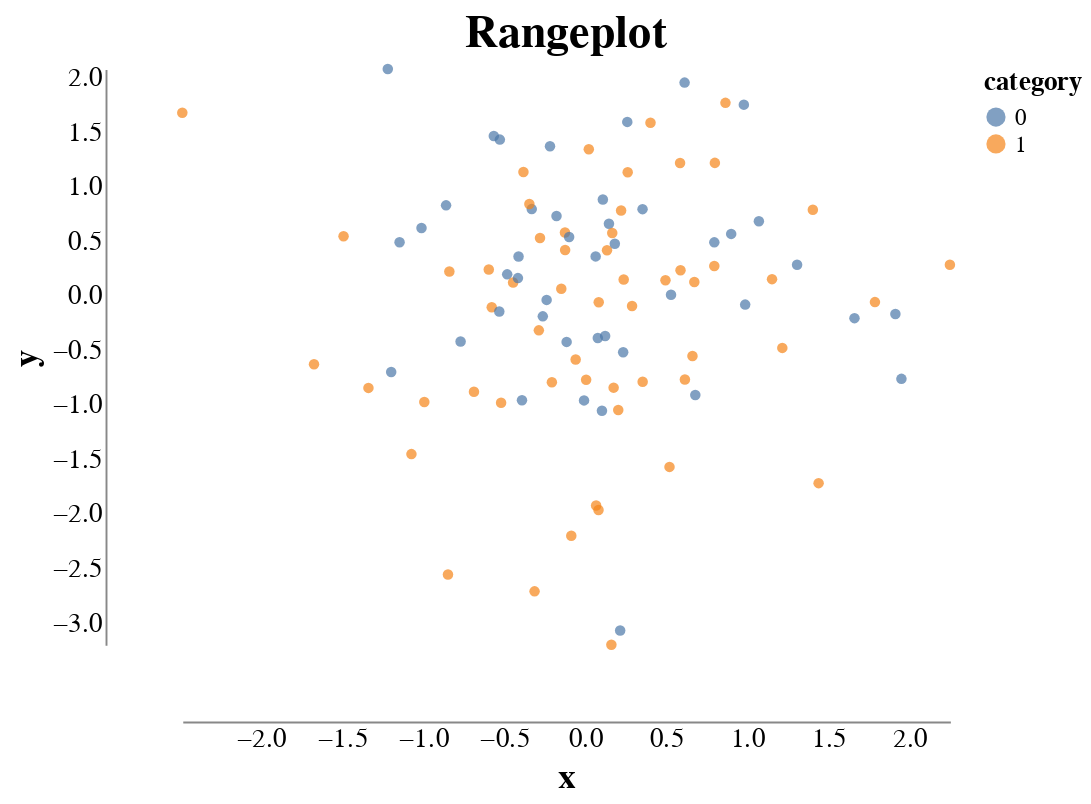

Notebook source saved alongside this figure:
### Markdown cell above
This was quite some styling for a single plot. 
To simplify this in the future, we can make our lives easier by

- Factoring out the min_max_scale.
- Creating a custom theme following Tufte's advice on style. In addition we'll use a font is similar to fonts he regularly uses.
- Setting a default size for plots (which can be overridden).

### Code cell
from altair import Chart, X, Y, Color, Scale, theme

@theme.register('tufte', enable=True)
def tufte():
    font = "Georgia"
    return {
        'config': {
            "title": {
                'font': font,
                'fontSize': 24
            },
            "background": None,
            'view': {
                'stroke': None,
                'height': 300,
                'width': 400,
            },
            'mark': {'filled': True,},
            'axis': {
                'labelFontSize': 14,
                'titleFontSize': 18,
                'offset': 40,
                'grid': False,
                'ticks': False,
                'labelFont': font,
                'titleFont': font
            },
            'legend': { 
                'titleFont': font,
                'labelFont': font,
                'titleFontSize': 14,
                'labelFontSize': 12
            },
            'scale': {
                'nice': False
            }
        }
    }

min_max_scale = lambda df, col: Scale(domain=[df[col].min(), df[col].max()])

Chart(df, title="Rangeplot").mark_point().encode(
    X('x', scale=min_max_scale(df, 'x')),
    Y('y', scale=min_max_scale(df, 'y')),
    color=Color('category:N'),
)

### Figure 1 — Vega-Lite specification as saved in the notebook (floating-point values rounded to 4 significant figures)
{"config": {"title": {"font": "Georgia", "fontSize": 24}, "background": null, "view": {"stroke": null, "height": 300, "width": 400}, "mark": {"filled": true}, "axis": {"labelFontSize": 14, "titleFontSize": 18, "offset": 40, "grid": false, "ticks": false, "labelFont": "Georgia", "titleFont": "Georgia"}, "legend": {"titleFont": "Georgia", "labelFont": "Georgia", "titleFontSize": 14, "labelFontSize": 12}, "scale": {"nice": false}}, "data": {"name": "data-96749828973b7d0cdeba878b3290d118"}, "mark": {"type": "point"}, "encoding": {"color": {"field": "category", "type": "nominal"}, "x": {"field": "x", "scale": {"domain": [-2.485, 2.25]}, "type": "quantitative"}, "y": {"field": "y", "scale": {"domain": [-3.2, 2.075]}, "type": "quantitative"}}, "title": "Rangeplot", "$schema": "https://vega.github.io/schema/vega-lite/v5.20.1.json", "datasets": {"data-96749828973b7d0cdeba878b3290d118": [{"x": 0.1346, "y": 0.4156, "category": 1}, {"x": -0.2171, "y": 1.369, "category": 0}, {"x": 0.5851, "y": 1.214, "category": 1}, {"x": 0.1753, "y": -0.8437, "category": 1}, {"x": 0.5294, "y": 0.007361, "category": 0}, {"x": -0.5638, "y": 1.462, "category": 0}, {"x": 0.109, "y": 0.8795, "category": 0}, {"x": 0.6149, "y": -0.7692, "category": 1}, {"x": 0.2214, "y": 0.7789, "category": 1}, {"x": 0.7964, "y": 0.4876, "category": 0}, {"x": 0.1827, "y": 0.4751, "category": 0}, {"x": -0.4812, "y": 0.1945, "category": 0}, {"x": 0.3537, "y": 0.7919, "category": 0}, {"x": -0.39, "y": -0.9585, "category": 0}, {"x": 0.8651, "y": 1.766, "category": 1}, {"x": 0.2621, "y": 1.13, "category": 1}, {"x": -0.7687, "y": -0.4215, "category": 0}, {"x": 1.661, "y": -0.2068, "category": 0}, {"x": -0.9924, "y": -0.9745, "category": 1}, {"x": 0.2374, "y": 0.1474, "category": 1}, {"x": 0.6791, "y": -0.9103, "category": 0}, {"x": 1.44, "y": -1.719, "category": 1}, {"x": 1.913, "y": -0.1681, "category": 0}, {"x": 0.9868, "y": -0.08281, "category": 0}, {"x": -0.2055, "y": -0.7946, "category": 1}, {"x": -0.381, "y": 1.132, "category": 1}, {"x": 0.06737, "y": -1.924, "category": 1}, {"x": -1.218, "y": 2.075, "category": 0}, {"x": 0.6617, "y": -0.5538, "category": 1}, {"x": -0.4446, "y": 0.1203, "category": 1}, {"x": 0.2156, "y": -3.069, "category": 0}, {"x": -0.1246, "y": 0.5783, "category": 1}, {"x": -0.415, "y": 0.16, "category": 0}, {"x": 1.071, "y": 0.6812, "category": 0}, {"x": -0.09913, "y": 0.5367, "category": 0}, {"x": 0.08219, "y": -1.964, "category": 1}, {"x": 1.152, "y": 0.1505, "category": 1}, {"x": 0.9005, "y": 0.5653, "category": 0}, {"x": -0.5765, "y": -0.1068, "category": 1}, {"x": -0.838, "y": 0.2213, "category": 1}, {"x": 1.787, "y": -0.05986, "category": 1}, {"x": -0.5266, "y": 1.429, "category": 0}, {"x": -2.485, "y": 1.676, "category": 1}, {"x": -1.337, "y": -0.846, "category": 1}, {"x": 0.1465, "y": 0.6583, "category": 0}, {"x": 0.2889, "y": -0.09582, "category": 1}, {"x": 0.1667, "y": 0.5727, "category": 1}, {"x": -1.491, "y": 0.5443, "category": 1}, {"x": -0.2787, "y": 0.5275, "category": 1}, {"x": 0.123, "y": -0.3698, "category": 0}, {"x": 0.6732, "y": 0.125, "category": 1}, {"x": -0.1238, "y": 0.4168, "category": 1}, {"x": 0.0222, "y": 1.342, "category": 1}, {"x": 0.4951, "y": 0.1406, "category": 1}, {"x": 0.07776, "y": -0.389, "category": 0}, {"x": 1.307, "y": 0.2823, "category": 0}, {"x": 0.2039, "y": -1.048, "category": 1}, {"x": 2.25, "y": 0.283, "category": 1}, {"x": -0.08576, "y": -2.2, "category": 1}, {"x": 1.951, "y": -0.7631, "category": 0}, {"x": 0.2596, "y": 1.591, "category": 0}, {"x": -0.53, "y": -0.1455, "category": 0}, {"x": -0.3124, "y": -2.71, "category": 1}, {"x": -0.5947, "y": 0.2385, "category": 1}, {"x": 0.1033, "y": -1.055, "category": 0}, {"x": 0.4027, "y": 1.583, "category": 1}, {"x": -0.4112, "y": 0.3583, "category": 0}, {"x": 0.7962, "y": 0.2709, "category": 1}, {"x": 0.1614, "y": -3.2, "category": 1}, {"x": -1.197, "y": -0.6996, "category": 0}, {"x": -0.286, "y": -0.3187, "category": 1}, {"x": -1.145, "y": 0.4892, "category": 0}, {"x": -0.238, "y": -0.03962, "category": 0}, {"x": -0.1474, "y": 0.06253, "category": 1}, {"x": -1.01, "y": 0.6184, "category": 0}, {"x": 0.2341, "y": -0.5193, "category": 0}, {"x": -1.072, "y": -1.453, "category": 1}, {"x": 1.404, "y": 0.7863, "category": 1}, {"x": 0.08344, "y": -0.06116, "category": 1}, {"x": -0.8582, "y": 0.8268, "category": 0}, {"x": -0.3298, "y": 0.7922, "category": 0}, {"x": -0.05886, "y": -0.5864, "category": 1}, {"x": 0.5879, "y": 0.2312, "category": 1}, {"x": 0.52, "y": -1.57, "category": 1}, {"x": 0.3544, "y": -0.7895, "category": 1}, {"x": -0.8465, "y": -2.556, "category": 1}, {"x": 0.6131, "y": 1.952, "category": 0}, {"x": -0.1146, "y": -0.4246, "category": 0}, {"x": 0.06442, "y": 0.3591, "category": 0}, {"x": -1.673, "y": -0.6286, "category": 1}, {"x": -0.1771, "y": 0.7286, "category": 0}, {"x": 0.9786, "y": 1.75, "category": 0}, {"x": -0.5189, "y": -0.9824, "category": 1}, {"x": -0.2616, "y": -0.1904, "category": 0}, {"x": -0.007237, "y": -0.9605, "category": 0}, {"x": -0.3445, "y": 0.8384, "category": 1}, {"x": 0.005753, "y": -0.7711, "category": 1}, {"x": -0.6862, "y": -0.8811, "category": 1}, {"x": 1.216, "y": -0.4794, "category": 1}, {"x": 0.7999, "y": 1.216, "category": 1}]}}
